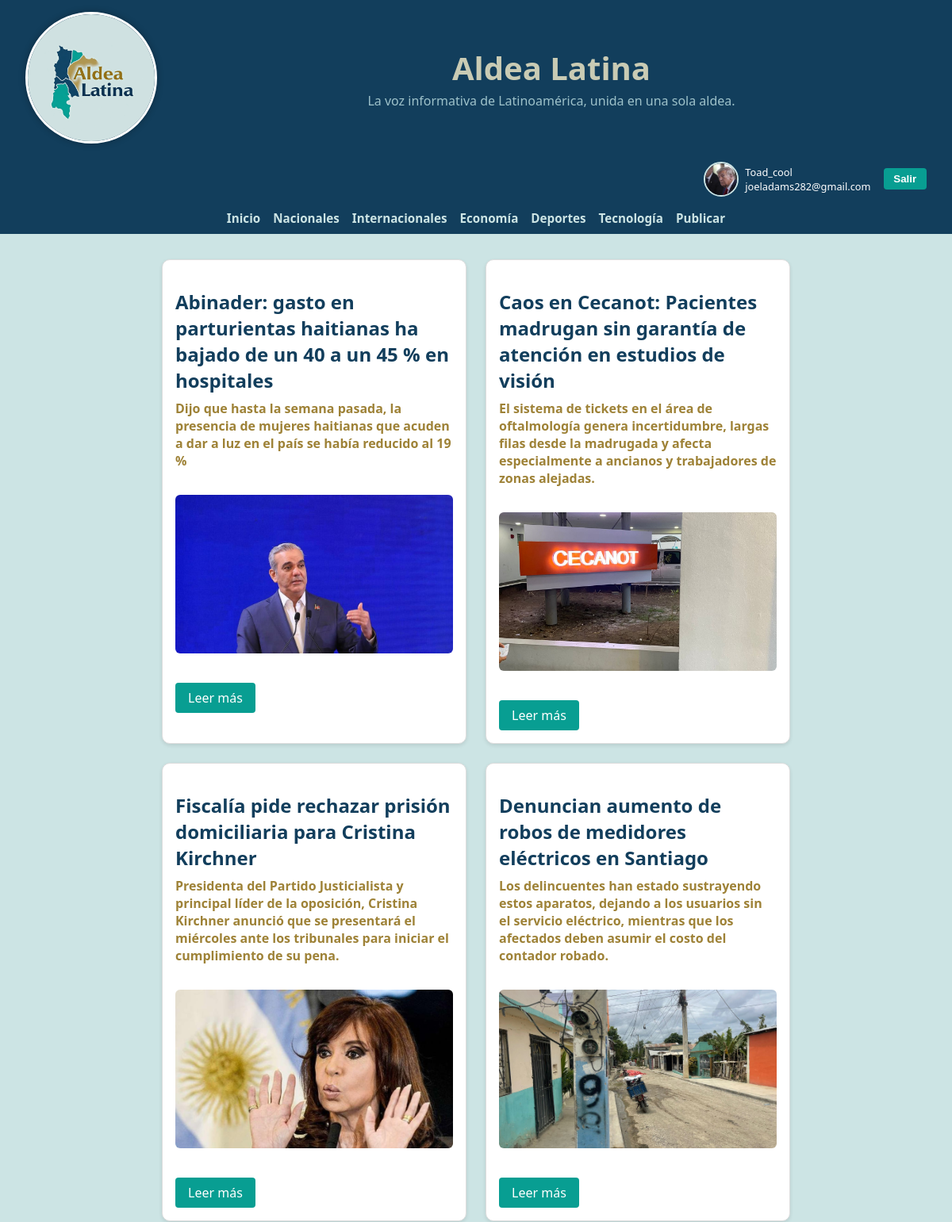
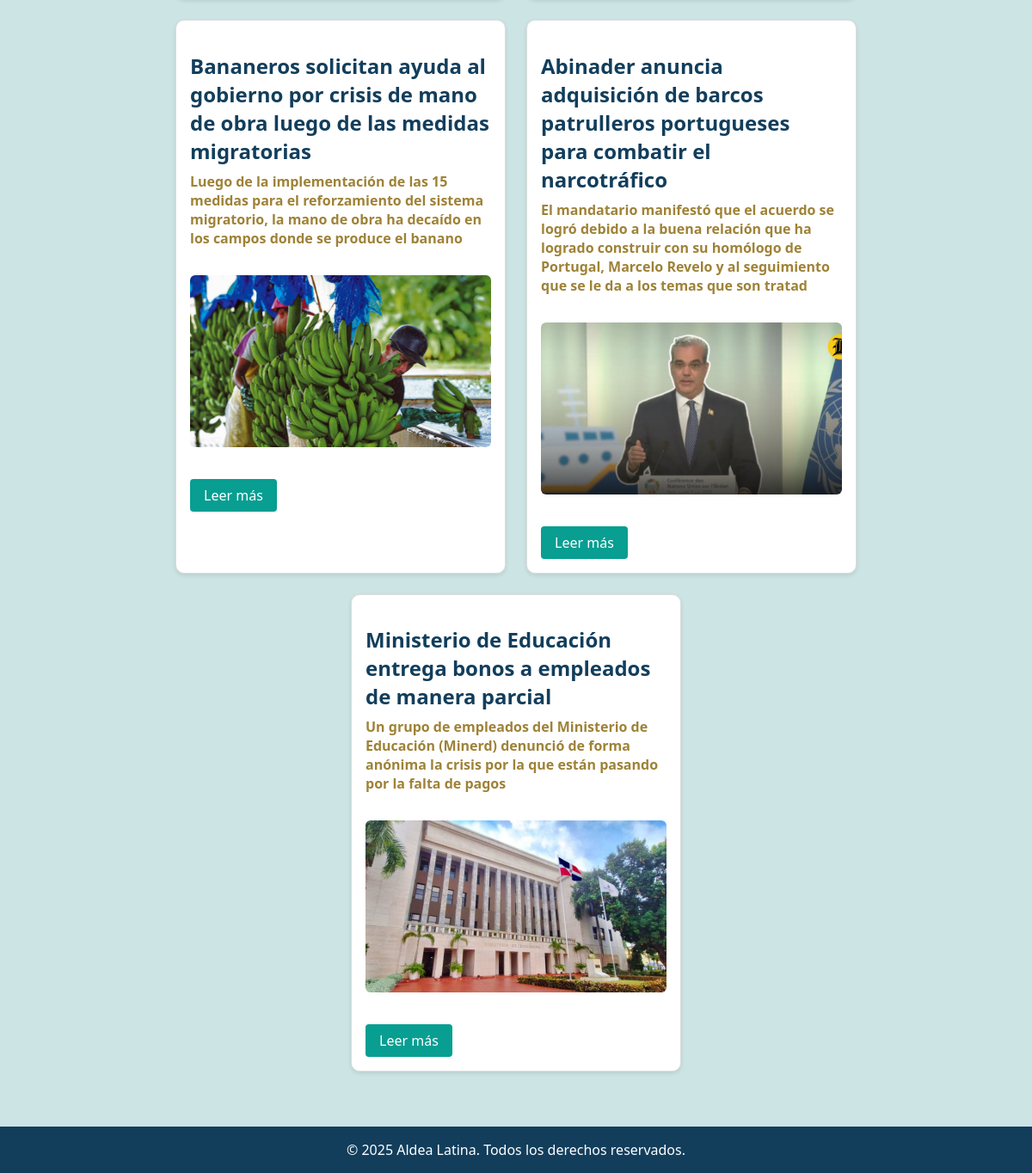
Screenshot of / (signed in) with the database file from the repository (2 pictures, top to bottom).
### post/models.py (models this page shows, shortened)
class Perfil(models.Model):
    user = models.OneToOneField(User, on_delete=models.CASCADE)
    foto = models.ImageField(upload_to='perfiles/', default='perfiles/default.png')

class post(models.Model):
    titulo = models.CharField(max_length=200)
    subtitulo = models.CharField(max_length=200)
    Noticia = models.TextField(null=True, blank=True)
    imagen_portada = models.ImageField(null=True, blank=True)
    id = models.UUIDField(default=uuid.uuid4, unique=True, primary_key=True, editable=False)
    autor = models.ForeignKey(User, on_delete=models.CASCADE, null=True, blank=True)
    fecha_creacion = models.DateTimeField(auto_now_add=True)

### post/views.py (the view)
# urls.py: 2. Add a URL to urlpatterns:  path('', views.home, name='home')
def home(request):
    posts=post.objects.all()
    context={'posts': posts}
    return render(request, "post/home.html", context)

### post/templates/post/home.html (shortened to what this page needs)
{% load static %}
<!DOCTYPE html>
<html lang="es">
<head>
</head>
<body>
  <header>
    <img src="{% static 'img/logo.jpg' %}" alt="Logo" class="logo" />
    <div class="title-container">
      <h1>Aldea Latina</h1>
      <p>La voz informativa de Latinoamérica, unida en una sola aldea.</p>
    </div>
  </header>
  {% if user.is_authenticated %}
  <div class="user-bar">
    <a href="{% url 'editar_perfil' %}" class="user-link">
      {% if user.perfil.foto %}
        <img src="{{ user.perfil.foto.url }}" alt="Perfil" class="user-avatar" />
      {% else %}
        <img src="{% static 'img/perfil.png' %}" alt="Perfil" class="user-avatar" />
      {% endif %}
      <div class="user-info">
        <span>{{ user.username }}</span>
        <span>{{ user.email }}</span>
      </div>
    </a>
    <form action="{% url 'logout' %}" method="post" style="margin: 0;">
      <button type="submit" class="logout-link">Salir</button>
    </form>
  </div>
  {% endif %}
  <nav>
    <a href="{% url 'inicio' %}">Inicio</a>
    <a href="#">Nacionales</a>
    <a href="#">Internacionales</a>
    <a href="#">Economía</a>
    <a href="#">Deportes</a>
    <a href="#">Tecnología</a>
    {% if user.is_authenticated %}
      <a href="{% url 'formulario' %}">Publicar</a>
    {% endif %}
  </nav>
  <div class="container">
    {% if posts %}
      {% for post in posts %}
        <article class="news">
          <h2>{{ post.titulo }}</h2>
          <h4>{{ post.subtitulo }}</h4>
          {% if post.imagen_portada %}
            <img src="{{ post.imagen_portada.url }}" alt="Imagen de {{ post.titulo }}">
          {% else %}
            <p><em>No hay imagen disponible</em></p>
          {% endif %}
          <a href="{% url 'noticia' post.id %}" class="leer-mas-btn">Leer más</a>
        </article>
      {% endfor %}
    {% else %}
      <p>No hay noticias disponibles.</p>
    {% endif %}
  </div>
  <footer>
    &copy; 2025 Aldea Latina. Todos los derechos reservados.
  </footer>
</body>
</html>

### post/templates/post/home.html (style rules this page uses)
body { font-family: 'Segoe UI', Tahoma, Geneva, Verdana, sans-serif; margin: 0; background-color: #cce4e4; color: #123e5c; }
header { background-color: #123e5c; color: white; display: flex; align-items: center; padding: 0.8rem 2rem; height: 170px; }
.logo { height: 160px; width: 160px; border-radius: 50%; object-fit: cover; margin-right: 1.5rem; border: 3px solid white; box-shadow: 0 0 8px rgba(0, 0, 0, 0.3); }
.title-container { flex-grow: 1; text-align: center; }
.title-container h1 { margin: 0; font-size: 2.5rem; color: #c9cbb4; }
.title-container p { margin: 0.2rem 0 0 0; font-size: 1rem; color: #9ec2ca; }
nav { background-color: #123e5c; padding: 0.6rem 2rem; display: flex; justify-content: center; flex-wrap: wrap; gap: 1rem; }
nav a { color: #cce4e4; text-decoration: none; font-weight: bold; font-size: 0.95rem; transition: color 0.3s ease; }
.user-bar { background-color: #123e5c; padding: 0.5rem 2rem; display: flex; justify-content: flex-end; align-items: center; gap: 1rem; }
.user-link { display: flex; align-items: center; gap: 0.5rem; color: white; text-decoration: none; }
.user-avatar { width: 40px; height: 40px; border-radius: 50%; object-fit: cover; border: 2px solid #cce4e4; }
.user-info { display: flex; flex-direction: column; font-size: 0.8rem; }
.logout-link { background-color: #089e92; color: white; border: none; padding: 0.4rem 0.8rem; border-radius: 4px; font-weight: bold; cursor: pointer; transition: background-color 0.3s ease; }
.container { padding: 2rem; display: flex; flex-wrap: wrap; justify-content: center; gap: 1.5rem; }
.news { background-color: white; border: 1px solid #ddd; box-shadow: 0 2px 5px rgba(0, 0, 0, 0.1); padding: 1rem; border-radius: 10px; max-width: 350px; width: 100%; transition: transform 0.2s ease-in-out; }
.news h2 { color: #123e5c; margin-bottom: 0.5rem; }
.news h4 { color: #9e8237; margin: 0.2rem 0 1rem 0; }
.news img { width: 100%; height: 200px; object-fit: cover; border-radius: 6px; margin: 1rem 0; }
.leer-mas-btn { display: inline-block; margin-top: 1rem; padding: 0.5rem 1rem; background-color: #089e92; color: white; text-decoration: none; border-radius: 4px; transition: background-color 0.3s ease; }
footer { background-color: #123e5c; color: white; text-align: center; padding: 1rem; margin-top: 2rem; }

### rows the page displays
post: titulo "Abinader: gasto en parturientas haitianas ha bajado de un 40 a un 45 % en hospitales", subtitulo "Dijo que hasta la semana pasada, la presencia de mujeres haitianas que acuden a dar a luz en el país se había reducido al 19 %", imagen_portada (picture)
post: titulo "Caos en Cecanot: Pacientes madrugan sin garantía de atención en estudios de visión", subtitulo "El sistema de tickets en el área de oftalmología genera incertidumbre, largas filas desde la madrugada y afecta especialmente a ancianos y trabajadores de zonas alejadas.", imagen_portada (picture)
post: titulo "Fiscalía pide rechazar prisión domiciliaria para Cristina Kirchner", subtitulo "Presidenta del Partido Justicialista y principal líder de la oposición, Cristina Kirchner anunció que se presentará el miércoles ante los tribunales para iniciar el cumplimiento de su pena.", imagen_portada (picture)
post: titulo "Denuncian aumento de robos de medidores eléctricos en Santiago", subtitulo "Los delincuentes han estado sustrayendo estos aparatos, dejando a los usuarios sin el servicio eléctrico, mientras que los afectados deben asumir el costo del contador robado.", imagen_portada (picture)
post: titulo "Bananeros solicitan ayuda al gobierno por crisis de mano de obra luego de las medidas migratorias", subtitulo "Luego de la implementación de las 15 medidas para el reforzamiento del sistema migratorio, la mano de obra ha decaído en los campos donde se produce el banano", imagen_portada (picture)
post: titulo "Abinader anuncia adquisición de barcos patrulleros portugueses para combatir el narcotráfico", subtitulo "El mandatario manifestó que el acuerdo se logró debido a la buena relación que ha logrado construir con su homólogo de Portugal, Marcelo Revelo y al seguimiento que se le da a los temas que son tratad", imagen_portada (picture)
post: titulo "Ministerio de Educación entrega bonos a empleados de manera parcial", subtitulo "Un grupo de empleados del Ministerio de Educación (Minerd) denunció de forma anónima la crisis por la que están pasando por la falta de pagos", imagen_portada (picture)

### other values shown
{{ user.username }} "Toad_cool"
{{ user.email }} "joeladams282@gmail.com"
